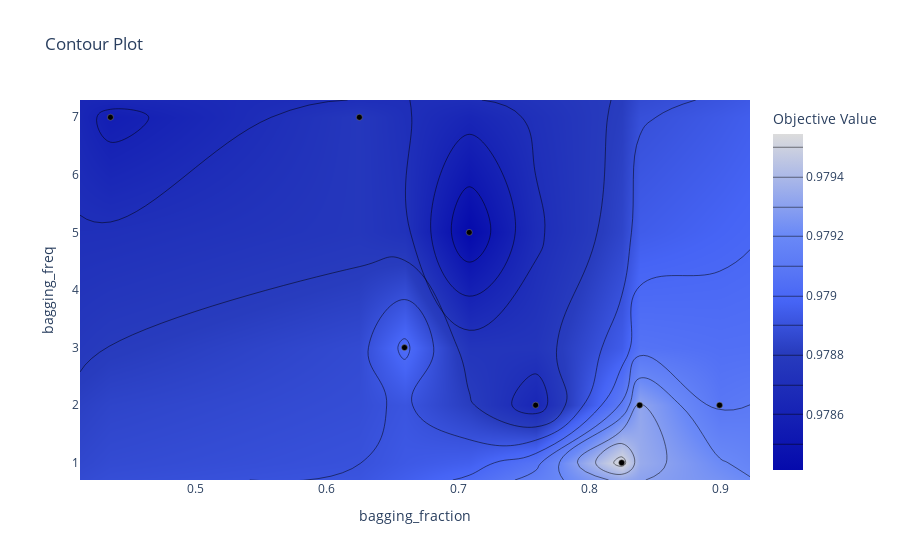

Write notebook code for a chart like this one.
### Code cell
plot_contour(study, params=["bagging_freq", "bagging_fraction"])

### Figure 1 — Plotly figure (JSON) as saved in the notebook; plotly's stock layout.template omitted (floating-point values rounded to 4 significant figures)
{"data": [{"colorbar": {"title": {"text": "Objective Value"}}, "colorscale": [[0, "rgb(5,10,172)"], [0.35, "rgb(40,60,190)"], [0.5, "rgb(70,100,245)"], [0.6, "rgb(90,120,245)"], [0.7, "rgb(106,137,247)"], [1, "rgb(220,220,220)"]], "connectgaps": true, "contours": {"coloring": "heatmap"}, "hoverinfo": "none", "line": {"smoothing": 1.3}, "reversescale": false, "type": "contour", "x": [0.4116, 0.4349, 0.6247, 0.6592, 0.7085, 0.7592, 0.8248, 0.8385, 0.8995, 0.9227], "y": [0.7, 1, 2, 3, 5, 7, 7.3], "z": [[null, null, null, null, null, null, null, null, null, null], [null, null, null, null, null, null, 0.9795, null, null, null], [null, null, null, null, null, 0.9786, null, 0.9793, 0.9791, null], [null, null, null, 0.979, null, null, null, null, null, null], [null, null, null, null, 0.9784, null, null, null, null, null], [null, 0.9786, 0.9788, null, null, null, null, null, null, null], [null, null, null, null, null, null, null, null, null, null]]}, {"marker": {"color": "black", "line": {"color": "Grey", "width": 0.5}}, "mode": "markers", "showlegend": false, "type": "scatter", "x": [0.6247, 0.7592, 0.4349, 0.8248, 0.8995, 0.6592, 0.7085, 0.8385], "y": [7, 2, 7, 1, 2, 3, 5, 2]}], "layout": {"title": {"text": "Contour Plot"}, "xaxis": {"range": [0.4116, 0.9227], "title": {"text": "bagging_fraction"}}, "yaxis": {"range": [0.7, 7.3], "title": {"text": "bagging_freq"}}}}
